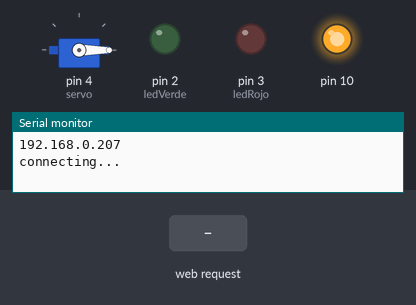
Simulated run of this sketch. Board: Arduino Uno, built with avr-gcc and run on an emulated ATmega328P. Shown: servo, output pins drawn as LEDs (lit = HIGH), the last lines printed to the serial monitor. The test bench sets the inputs (shaded band). WiFi joins after 1.5 s; servers stay silent unless stated; pins used as bus, display or sensor lines are not drawn.

Above: at 4.2 s.
4.3 s: HTTP request GET /bloquear received
At 5.0 s:
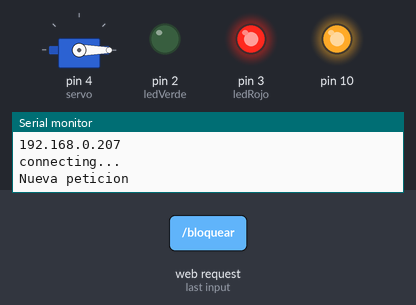
5.8 s: HTTP request GET /abrir received
At 6.3 s:
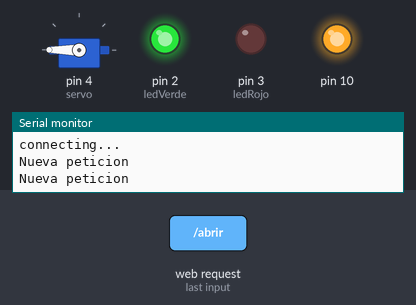
7.3 s: HTTP request GET /restaurar received
At 7.7 s:
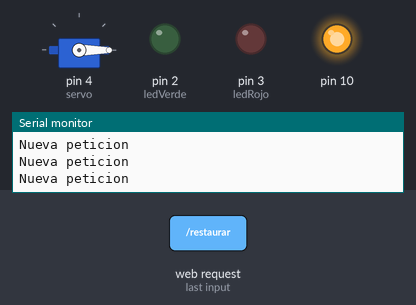
Timing chart, 0 to 10.3 s (numbered marks = the images above; inputs shaded):
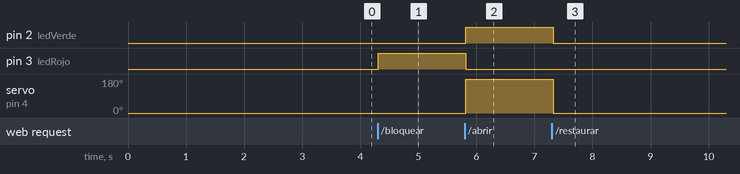

Measured:
- after the input at 4.3 s, pin 3 (ledRojo): LOW → HIGH at once
- after the input at 5.8 s, pin 2 (ledVerde): LOW → HIGH at once; pin 3 (ledRojo): HIGH → LOW at once; servo on pin 4 (servo): 0° → 180° at once
- after the input at 7.3 s, pin 2 (ledVerde): HIGH → LOW at once; servo on pin 4 (servo): 180° → 0° at once

The sketch:

Rpi11.4.ino
```cpp
#include <Ethernet.h>
#include <SPI.h>
#include <MFRC522.h>
#include <Servo.h>

 //AUTORES:
  //Martin Beltran Diaz - UO276244
  //Stelian Adrian Stanci - UO277653
  //Laura Pernia Blanco - UO276264

///////INFO SOBRE EL LECTOR RFID-RC522//////////////////////////////////////////7
/*
 * Uses MIFARE RFID card using RFID-RC522 reader
 * Uses MFRC522 - Library
 * -----------------------------------------------------------------------------------------
 *             MFRC522      Arduino       Arduino   Arduino    Arduino          Arduino
 *             Reader/PCD   Uno/101       Mega      Nano v3    Leonardo/Micro   Pro Micro
 * Signal      Pin          Pin           Pin       Pin        Pin              Pin
 * -----------------------------------------------------------------------------------------
 * RST/Reset   RST          8 (mod)             5         D9         RESET/ICSP-5     RST
 * SPI SS      SDA(SS)      9(mod)            53        D10        10               10
 * SPI MOSI    MOSI         11 / ICSP-4   51        D11        ICSP-4           16
 * SPI MISO    MISO         12 / ICSP-1   50        D12        ICSP-1           14
 * SPI SCK     SCK          13 / ICSP-3   52        D13        ICSP-3           15
*/

#define RST_PIN         8           // Configurable, el pin por defecto es el 9, pero lo cambié porque el pin 10 en mi placa esta defectuoso.
#define SS_PIN          9          // Configurable, el pin por defecto es el 10, pero lo cambié porque en mi placa esta defectuoso.


MFRC522 rfid(SS_PIN, RST_PIN);   // Crear MFRC522 instance
MFRC522::MIFARE_Key key; //Para desencriptar el UID de la tarjeta

//DATOS PARA CREAR EL SERVER////////////////////////////////////////////////////////////////
byte mac[] = {0x54, 0x55, 0x58, 0x10, 0x00, 0x37};

EthernetServer servidor(80); // Puerto en el 80

// Estos datos cogedlos del ordenador que uséis o del de al lado
IPAddress dnsServer(8,8,8,8); //ESTOS SON LOS DATOS DE MI RED de casa
IPAddress gateway(192,168,0,1);
IPAddress subnet(255, 255, 255, 0);


// Que cada uno ponga la IP de su grupo (20X, dónde X es el número
//del grupo) 201, 202, 203, que es el que tiene asignado. Tiene que ser
//única en la red local, cuidado
IPAddress ip(192,168,0,207);
//////////////////////////////////////////////////////////////////////////////////

//DATA PARA CREAR EL CLIENTE WEB/////////////////////////////////////////////////


int HTTP_PORT = 5000;
String HTTP_METHOD = "GET";
char HOST_IP[] = "192.168.0.7"; //ip del servidor python en la raspi
String PATH_NAME = "/checkUser";

////////////////////////////////////////////////////////////////////////////////

/////MODOS DEL TORNO///////////////////////

enum ModoTrabajo {
blocked, //bloqueado por avería: led en rojo y torno cerradp
working, //trabajo normal del torno
opened //torno permite pasar todo el rato
};

ModoTrabajo estadoActual;

//ID MODELO: 83130224167
///////////////////////////////////////////////


////ACTUADORES////////////////////

int ledVerde = 2; //abierto o permite entrada
int ledRojo = 3; //bloqueado
int ledAzul = 1; //operativo

Servo servo;

    void setup()
    {

            pinMode(ledVerde, OUTPUT);
            pinMode(ledRojo, OUTPUT);
            pinMode(ledAzul, OUTPUT);
            digitalWrite(ledAzul, HIGH);


            servo.attach(4);
            servo.write(0);
            estadoActual = working;

            Ethernet.begin(mac, ip, dnsServer, gateway, subnet);
            Serial.begin(9600);
            servidor.begin();
            delay(1000);
            Serial.println(Ethernet.localIP());
            delay(1000);
            delay(1000);
            Serial.println("connecting...");


            SPI.begin();
            rfid.PCD_Init();

            for (byte i = 0; i < 6; i++) { //La key por defecto es FF FF FF FF FF
                                          //La key por defecto se usa para desencriptar los datos de la tarjeta (si los hay)
                key.keyByte[i] = 0xFF;    //LA KEY POR DEFECTO DE TARJETAS DEL FABRICANTE MIFARE (Mini, 1k y 4k) ES LA QUE SE DIJO ARRIBA
            }


    }


    void other(){ //testeo

        bloquear();

        EthernetClient client = servidor.available();
        if(client){ //Se da preferencia a las peticiones que lleguen desde el server
            procesarPeticionWeb(client);
        }

    }

EthernetClient client;
    void loop()
    { //FALTA AÑADIR CHECKEO DEL MODO DE TRABAJO DEL TORNO


        client = servidor.available();
        //Si hay peticion HTTP darle prioridad
        if(client){ //Se da preferencia a las peticiones que lleguen desde el server
            procesarPeticionWeb(client);
        }else if(! rfid.PICC_IsNewCardPresent()){ //Si no hay tarjeta, resetea el loop
            return;
        }else if(estadoActual == working){ //Si hay tarjeta, leer
            sendIDToServer(readCard());

        }

    }


    //procesa la peticion web que le llegue, ya sea respuesta del server cuando se comprueba un ID, o como peticion independiente
    void procesarPeticionWeb(EthernetClient cliente){
      Serial.println("Nueva peticion");
            String peticion="";
            while (cliente.connected()) {
                if (cliente.available()) {

                         char c = cliente.read(); //Leer petición carácter a
                        //carácter
                         peticion.concat(c); // concatenar en un string
                         // Ha acabado la peticion http
                         // Si contiene index responder con una web

                         // la petición ha acabado '\n' y contiene la cadena "index"
                        //al principio: index, indexabc, indexación, etc. Usar equals para que sea
                        //igual
                         if (c == '\n' && peticion.indexOf("userAccepted") != -1){ //se recibe la respuesta del servidor que comprueba si el UID es válido
                             if(peticion.indexOf("true") != -1){ //si se permite entrar al usuario, se abre el torno.
                                  permitirEntrada(true);


                                    cliente.println("HTTP/1.1 200 OK");
                                   cliente.println("Content-Type: application/json");
                                   cliente.println("Access-Control-Allow-Origin: *");
                                   cliente.println();
                                   cliente.print("{\"opened\":");

                                   cliente.print("true");
                                   cliente.println("}");


                                     Serial.println("Usuario aceptado");

                                  break;


                             }else if(peticion.indexOf("false") != -1){ //si no se permite entrar al usuario, se enciende la luz roja unos segundos.
                                  permitirEntrada(false);


                                  cliente.println("HTTP/1.1 200 OK");
                                   cliente.println("Content-Type: application/json");
                                   cliente.println("Access-Control-Allow-Origin: *");
                                   cliente.println();
                                   cliente.print("{\"opened\":");

                                   cliente.print("false");
                                   cliente.println("}");


                                  Serial.println("Usuario NO aceptado");
                                  break;

                             }


                               break;
                         }else if(c == '\n' && peticion.indexOf("bloquear") != -1){ //se cierra el torno


                              bloquear();


                                  cliente.println("HTTP/1.1 200 OK");
                                   cliente.println("Content-Type: application/json");
                                   cliente.println("Access-Control-Allow-Origin: *");
                                   cliente.println();
                                   cliente.print("{\"state\":");

                                   cliente.print("blocked");
                                   cliente.println("}");


                              break;

                         }else if(c == '\n' && peticion.indexOf("abrir") != -1){ //se abre para todo el mundo
                              abrir();


                                cliente.println("HTTP/1.1 200 OK");
                                   cliente.println("Content-Type: application/json");
                                   cliente.println("Access-Control-Allow-Origin: *");
                                   cliente.println();
                                   cliente.print("{\"state\":");

                                   cliente.print("opened");
                                   cliente.println("}");


                              break;
                         }else if(c == '\n' && peticion.indexOf("restaurar") != -1){ //se restaura el funcionamiento del torno
                              restaurar();


                              cliente.println("HTTP/1.1 200 OK");
                                   cliente.println("Content-Type: application/json");
                                   cliente.println("Access-Control-Allow-Origin: *");
                                   cliente.println();
                                   cliente.print("{\"state\":");

                                   cliente.print("working");
                                   cliente.println("}");


                              break;
                         }


                     }
             }

             // Pequeña pausa para asegurar el envio de datos
             delay(1000);
             cliente.stop();// Cierra la conexión
    }


//LED EN ROJO Y SE CIERRA EL TORNO HASTA QUE SE CAMBIE EL ESTADO A WORKING O OPEN
    void bloquear(){
      estadoActual = blocked;
      digitalWrite(ledRojo, HIGH);
      digitalWrite(ledAzul, LOW);
      digitalWrite(ledVerde, LOW);
      servo.write(0);

    }
//LED EN VERDE Y TORNO ABIERTO HASTA CAMBIAR DE MODO DE FUNCIONAMIENTO
    void abrir(){
      estadoActual = opened;
      digitalWrite(ledRojo, LOW);
      digitalWrite(ledAzul, LOW);
      digitalWrite(ledVerde, HIGH);
      servo.write(180);
    }

    void restaurar(){
      estadoActual = working;
      digitalWrite(ledRojo, LOW);
      digitalWrite(ledAzul, HIGH);
      digitalWrite(ledVerde, LOW);
      servo.write(0);
    }

    void permitirEntrada(bool permitida){

      if(permitida){ //true --> se abre el torno 4 segundos y se enciende la luz verde. Luego se cierra el torno y se apaga la luz
          servo.write(180);
          digitalWrite(ledAzul,LOW);
          digitalWrite(ledVerde,HIGH);
          delay(4000);
          servo.write(0);
          digitalWrite(ledAzul,HIGH);
          digitalWrite(ledVerde,LOW);
          delay(500);
      }else{ //FALSE --> no se permite entrada, parpadea rojo un par de veces
         digitalWrite(ledAzul,LOW);
         digitalWrite(ledRojo,HIGH);
         delay(1000);
         digitalWrite(ledRojo,LOW);
         delay(500);
         digitalWrite(ledRojo,HIGH);
         delay(1000);
         digitalWrite(ledRojo,LOW);
         delay(500);
         digitalWrite(ledAzul,HIGH);

      }


    }

    //Leer el UID de la tarjeta y enviar los datos al server
    String readCard(){

          // Esto evita que mientras la tarjeta está en el rango de lectura, se lea de forma infinita
            if ( ! rfid.PICC_ReadCardSerial())
              {  return;}


            MFRC522::PICC_Type piccType = rfid.PICC_GetType(rfid.uid.sak); //leemos el tipo de tarjeta que se detecta
            // Comprobamos que el tipo de tarjeta es correcto
            if (piccType != MFRC522::PICC_TYPE_MIFARE_MINI &&
                piccType != MFRC522::PICC_TYPE_MIFARE_1K &&
                piccType != MFRC522::PICC_TYPE_MIFARE_4K) {
                Serial.println(F("Your tag is not of type MIFARE Classic."));
                error();
                return;
            }


            Serial.println(F("The NUID tag is:"));
            Serial.print(F("In hex: "));
            printHex(rfid.uid.uidByte, rfid.uid.size);
            Serial.println();
            Serial.print(F("In dec: "));
            printDec(rfid.uid.uidByte, rfid.uid.size);
            Serial.println();

            String stringUID = "";
            for(int i = 0; i < 4; i++){ //TRASNFORMA el uid a string
              stringUID += rfid.uid.uidByte[i]; //LEE EL UID DE LA TARJETA POR BYTES
            }

            Serial.println(stringUID);


            //para dejar de leer la tarjeta
            // Halt PICC
            rfid.PICC_HaltA();

            // Stop encryption on PCD
            rfid.PCD_StopCrypto1();

            return stringUID;
    }


    void sendIDToServer(String uid){

        PATH_NAME = "/checkUser?uuid="+uid;
        Serial.println(PATH_NAME);
        if (client.connect(HOST_IP,HTTP_PORT))
            {
                        client.println(HTTP_METHOD + " " + PATH_NAME + " HTTP/1.1");
                        client.println("Host: " + String(HOST_IP));
                        client.println("User-Agent: Arduino/1.0");
                        client.println("Connection: close");
                        client.println(); // end HTTP header

                        delay(500);


                            // the server's disconnected, stop the server:
                        client.stop();
            }
            else
            {
            Serial.println("Cannot connect to Server");
            }
    }


    //Enciende el led rojo unos segundos para indicar que no se puede pasar
    void error(){

    }

    /**
 * Printear array de bytes como hexadecimales.
 */
void printHex(byte *buffer, byte bufferSize) {
  for (byte i = 0; i < bufferSize; i++) {
    Serial.print(buffer[i] < 0x10 ? " 0" : " ");
    Serial.print(buffer[i], HEX);
  }
}

/**
 * Printear array de bytes como decimales.
 */
void printDec(byte *buffer, byte bufferSize) {
  for (byte i = 0; i < bufferSize; i++) {
    Serial.print(buffer[i] < 0x10 ? " 0" : " ");
    Serial.print(buffer[i], DEC);
  }
}
```
